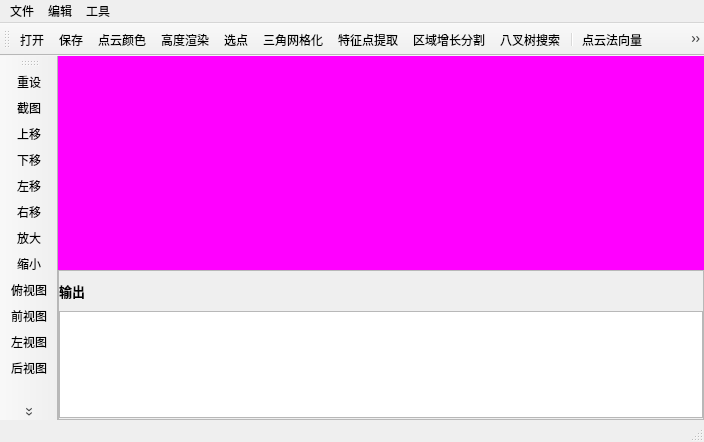
<?xml version="1.0" encoding="UTF-8"?>
<ui version="4.0">
 <class>PointCloudVisionClass</class>
 <widget class="QMainWindow" name="PointCloudVisionClass">
  <property name="geometry">
   <rect>
    <x>0</x>
    <y>0</y>
    <width>704</width>
    <height>442</height>
   </rect>
  </property>
  <property name="maximumSize">
   <size>
    <width>16777215</width>
    <height>16777215</height>
   </size>
  </property>
  <property name="windowTitle">
   <string>点云处理工具</string>
  </property>
  <property name="windowIcon">
   <iconset>
    <normaloff>C:/Users/86183/.designer/backup/image/window.png</normaloff>C:/Users/86183/.designer/backup/image/window.png</iconset>
  </property>
  <widget class="QWidget" name="centralWidget">
   <layout class="QVBoxLayout" name="verticalLayout_2">
    <property name="spacing">
     <number>0</number>
    </property>
    <property name="leftMargin">
     <number>0</number>
    </property>
    <property name="topMargin">
     <number>0</number>
    </property>
    <property name="rightMargin">
     <number>0</number>
    </property>
    <property name="bottomMargin">
     <number>0</number>
    </property>
    <item>
     <layout class="QVBoxLayout" name="verticalLayout">
      <property name="spacing">
       <number>0</number>
      </property>
      <property name="sizeConstraint">
       <enum>QLayout::SetFixedSize</enum>
      </property>
      <item>
       <widget class="QVTKWidget" name="qvtkWidget" native="true">
        <property name="sizePolicy">
         <sizepolicy hsizetype="Preferred" vsizetype="Preferred">
          <horstretch>0</horstretch>
          <verstretch>10</verstretch>
         </sizepolicy>
        </property>
        <property name="styleSheet">
         <string notr="true">color: rgb(255, 0, 255);
background-color: rgb(255, 0, 255);</string>
        </property>
       </widget>
      </item>
      <item>
       <widget class="QFrame" name="frame">
        <property name="sizePolicy">
         <sizepolicy hsizetype="Preferred" vsizetype="Preferred">
          <horstretch>0</horstretch>
          <verstretch>7</verstretch>
         </sizepolicy>
        </property>
        <property name="maximumSize">
         <size>
          <width>16777215</width>
          <height>16777215</height>
         </size>
        </property>
        <property name="frameShape">
         <enum>QFrame::StyledPanel</enum>
        </property>
        <property name="frameShadow">
         <enum>QFrame::Raised</enum>
        </property>
        <layout class="QVBoxLayout" name="verticalLayout_3">
         <property name="spacing">
          <number>0</number>
         </property>
         <property name="leftMargin">
          <number>0</number>
         </property>
         <property name="topMargin">
          <number>0</number>
         </property>
         <property name="rightMargin">
          <number>0</number>
         </property>
         <property name="bottomMargin">
          <number>0</number>
         </property>
         <item>
          <widget class="QLabel" name="label">
           <property name="sizePolicy">
            <sizepolicy hsizetype="Preferred" vsizetype="Preferred">
             <horstretch>0</horstretch>
             <verstretch>2</verstretch>
            </sizepolicy>
           </property>
           <property name="maximumSize">
            <size>
             <width>16777215</width>
             <height>40</height>
            </size>
           </property>
           <property name="font">
            <font>
             <pointsize>10</pointsize>
             <weight>75</weight>
             <bold>true</bold>
            </font>
           </property>
           <property name="statusTip">
            <string>输出栏</string>
           </property>
           <property name="text">
            <string>输出</string>
           </property>
           <property name="textInteractionFlags">
            <set>Qt::NoTextInteraction</set>
           </property>
          </widget>
         </item>
         <item>
          <widget class="QTextBrowser" name="textBrowser">
           <property name="sizePolicy">
            <sizepolicy hsizetype="Expanding" vsizetype="Expanding">
             <horstretch>0</horstretch>
             <verstretch>5</verstretch>
            </sizepolicy>
           </property>
           <property name="maximumSize">
            <size>
             <width>16777215</width>
             <height>107</height>
            </size>
           </property>
           <property name="autoFillBackground">
            <bool>true</bool>
           </property>
          </widget>
         </item>
        </layout>
       </widget>
      </item>
     </layout>
    </item>
   </layout>
  </widget>
  <widget class="QMenuBar" name="menuBar">
   <property name="geometry">
    <rect>
     <x>0</x>
     <y>0</y>
     <width>704</width>
     <height>30</height>
    </rect>
   </property>
   <widget class="QMenu" name="menu">
    <property name="title">
     <string>文件</string>
    </property>
    <addaction name="action_open"/>
    <addaction name="action_preserve"/>
   </widget>
   <widget class="QMenu" name="menu_2">
    <property name="title">
     <string>编辑</string>
    </property>
    <widget class="QMenu" name="menu_3">
     <property name="title">
      <string>颜色</string>
     </property>
     <addaction name="action_setColor"/>
     <addaction name="action_heightRamp"/>
    </widget>
    <addaction name="menu_3"/>
   </widget>
   <widget class="QMenu" name="menu_4">
    <property name="title">
     <string>工具</string>
    </property>
    <widget class="QMenu" name="menu_5">
     <property name="title">
      <string>滤波</string>
     </property>
     <addaction name="action_3"/>
     <addaction name="action_4"/>
     <addaction name="action_5"/>
     <addaction name="action_6"/>
     <addaction name="action_7"/>
    </widget>
    <widget class="QMenu" name="menu_6">
     <property name="title">
      <string>点云配准</string>
     </property>
     <addaction name="action_pca_icp"/>
     <addaction name="action_scale_icp"/>
    </widget>
    <addaction name="action_pickPoints"/>
    <addaction name="action_triangle"/>
    <addaction name="action_feature"/>
    <addaction name="action_grow"/>
    <addaction name="menu_6"/>
    <addaction name="menu_5"/>
    <addaction name="action_octree"/>
   </widget>
   <addaction name="menu"/>
   <addaction name="menu_2"/>
   <addaction name="menu_4"/>
  </widget>
  <widget class="QToolBar" name="mainToolBar">
   <property name="iconSize">
    <size>
     <width>30</width>
     <height>30</height>
    </size>
   </property>
   <attribute name="toolBarArea">
    <enum>TopToolBarArea</enum>
   </attribute>
   <attribute name="toolBarBreak">
    <bool>false</bool>
   </attribute>
   <addaction name="action_open"/>
   <addaction name="action_preserve"/>
   <addaction name="action_setColor"/>
   <addaction name="action_heightRamp"/>
   <addaction name="action_pickPoints"/>
   <addaction name="action_triangle"/>
   <addaction name="action_feature"/>
   <addaction name="action_grow"/>
   <addaction name="action_octree"/>
   <addaction name="separator"/>
   <addaction name="action_cloud_normal_vector_2"/>
   <addaction name="action_myoctree1"/>
   <addaction name="action_normal_vector_library_version"/>
   <addaction name="action_segmentation"/>
   <addaction name="action_filter"/>
  </widget>
  <widget class="QStatusBar" name="statusBar"/>
  <widget class="QToolBar" name="toolBar">
   <property name="windowTitle">
    <string>toolBar</string>
   </property>
   <property name="iconSize">
    <size>
     <width>30</width>
     <height>30</height>
    </size>
   </property>
   <attribute name="toolBarArea">
    <enum>LeftToolBarArea</enum>
   </attribute>
   <attribute name="toolBarBreak">
    <bool>false</bool>
   </attribute>
   <addaction name="action_reset"/>
   <addaction name="action_screenshot"/>
   <addaction name="action_topMove"/>
   <addaction name="action_bottomMove"/>
   <addaction name="action_leftMove"/>
   <addaction name="action_rightMove"/>
   <addaction name="action_magnify"/>
   <addaction name="action_shrink"/>
   <addaction name="action_up"/>
   <addaction name="action_front"/>
   <addaction name="action_left"/>
   <addaction name="action_back"/>
   <addaction name="action_right"/>
   <addaction name="action_bottom"/>
   <addaction name="action_frontIso"/>
   <addaction name="action_backIso"/>
  </widget>
  <action name="action_up">
   <property name="icon">
    <iconset resource="PointCloudVision.qrc">
     <normaloff>:/PointCloudVision/image/up.png</normaloff>:/PointCloudVision/image/up.png</iconset>
   </property>
   <property name="text">
    <string>俯视图</string>
   </property>
  </action>
  <action name="action_front">
   <property name="icon">
    <iconset resource="PointCloudVision.qrc">
     <normaloff>:/PointCloudVision/image/front.png</normaloff>:/PointCloudVision/image/front.png</iconset>
   </property>
   <property name="text">
    <string>前视图</string>
   </property>
   <property name="font">
    <font/>
   </property>
  </action>
  <action name="action_left">
   <property name="icon">
    <iconset resource="PointCloudVision.qrc">
     <normaloff>:/PointCloudVision/image/left.png</normaloff>:/PointCloudVision/image/left.png</iconset>
   </property>
   <property name="text">
    <string>左视图</string>
   </property>
   <property name="toolTip">
    <string>左视图</string>
   </property>
  </action>
  <action name="action_back">
   <property name="icon">
    <iconset resource="PointCloudVision.qrc">
     <normaloff>:/PointCloudVision/image/back.png</normaloff>:/PointCloudVision/image/back.png</iconset>
   </property>
   <property name="text">
    <string>后视图</string>
   </property>
  </action>
  <action name="action_right">
   <property name="icon">
    <iconset resource="PointCloudVision.qrc">
     <normaloff>:/PointCloudVision/image/right.png</normaloff>:/PointCloudVision/image/right.png</iconset>
   </property>
   <property name="text">
    <string>右视图</string>
   </property>
  </action>
  <action name="action_bottom">
   <property name="icon">
    <iconset resource="PointCloudVision.qrc">
     <normaloff>:/PointCloudVision/image/bottom.png</normaloff>:/PointCloudVision/image/bottom.png</iconset>
   </property>
   <property name="text">
    <string>底视图</string>
   </property>
  </action>
  <action name="action_open">
   <property name="icon">
    <iconset resource="PointCloudVision.qrc">
     <normaloff>:/PointCloudVision/image/open.png</normaloff>:/PointCloudVision/image/open.png</iconset>
   </property>
   <property name="text">
    <string>打开</string>
   </property>
   <property name="shortcut">
    <string>Ctrl+O</string>
   </property>
  </action>
  <action name="action_heightRamp">
   <property name="icon">
    <iconset resource="PointCloudVision.qrc">
     <normaloff>:/PointCloudVision/image/heightRamp.png</normaloff>:/PointCloudVision/image/heightRamp.png</iconset>
   </property>
   <property name="text">
    <string>高度渲染</string>
   </property>
  </action>
  <action name="action_pickPoints">
   <property name="icon">
    <iconset resource="PointCloudVision.qrc">
     <normaloff>:/PointCloudVision/image/pickPoints.png</normaloff>:/PointCloudVision/image/pickPoints.png</iconset>
   </property>
   <property name="text">
    <string>选点</string>
   </property>
  </action>
  <action name="action_frontIso">
   <property name="icon">
    <iconset resource="PointCloudVision.qrc">
     <normaloff>:/PointCloudVision/image/frontIso.png</normaloff>:/PointCloudVision/image/frontIso.png</iconset>
   </property>
   <property name="text">
    <string>前轴测</string>
   </property>
  </action>
  <action name="action_backIso">
   <property name="icon">
    <iconset resource="PointCloudVision.qrc">
     <normaloff>:/PointCloudVision/image/backIso.png</normaloff>:/PointCloudVision/image/backIso.png</iconset>
   </property>
   <property name="text">
    <string>后轴测</string>
   </property>
  </action>
  <action name="action_reset">
   <property name="icon">
    <iconset resource="PointCloudVision.qrc">
     <normaloff>:/PointCloudVision/image/reset.png</normaloff>:/PointCloudVision/image/reset.png</iconset>
   </property>
   <property name="text">
    <string>重设</string>
   </property>
  </action>
  <action name="action_setColor">
   <property name="icon">
    <iconset resource="PointCloudVision.qrc">
     <normaloff>:/PointCloudVision/image/color.png</normaloff>:/PointCloudVision/image/color.png</iconset>
   </property>
   <property name="text">
    <string>点云颜色</string>
   </property>
  </action>
  <action name="action_triangle">
   <property name="icon">
    <iconset resource="PointCloudVision.qrc">
     <normaloff>:/PointCloudVision/image/triangMeshing.png</normaloff>:/PointCloudVision/image/triangMeshing.png</iconset>
   </property>
   <property name="text">
    <string>三角网格化</string>
   </property>
  </action>
  <action name="action_feature">
   <property name="icon">
    <iconset resource="PointCloudVision.qrc">
     <normaloff>:/PointCloudVision/image/featurePoint.png</normaloff>:/PointCloudVision/image/featurePoint.png</iconset>
   </property>
   <property name="text">
    <string>特征点提取</string>
   </property>
  </action>
  <action name="action_grow">
   <property name="icon">
    <iconset resource="PointCloudVision.qrc">
     <normaloff>:/PointCloudVision/image/RegGroSeg.png</normaloff>:/PointCloudVision/image/RegGroSeg.png</iconset>
   </property>
   <property name="text">
    <string>区域增长分割</string>
   </property>
  </action>
  <action name="action_scale__icp">
   <property name="text">
    <string>scale_ICP</string>
   </property>
  </action>
  <action name="action_3">
   <property name="icon">
    <iconset resource="PointCloudVision.qrc">
     <normaloff>:/PointCloudVision/image/Voxel.png</normaloff>:/PointCloudVision/image/Voxel.png</iconset>
   </property>
   <property name="text">
    <string>体素滤波</string>
   </property>
  </action>
  <action name="action_4">
   <property name="icon">
    <iconset resource="PointCloudVision.qrc">
     <normaloff>:/PointCloudVision/image/pass-through.png</normaloff>:/PointCloudVision/image/pass-through.png</iconset>
   </property>
   <property name="text">
    <string>直通滤波</string>
   </property>
  </action>
  <action name="action_5">
   <property name="icon">
    <iconset resource="PointCloudVision.qrc">
     <normaloff>:/PointCloudVision/image/statistics.png</normaloff>:/PointCloudVision/image/statistics.png</iconset>
   </property>
   <property name="text">
    <string>统计滤波</string>
   </property>
  </action>
  <action name="action_6">
   <property name="icon">
    <iconset resource="PointCloudVision.qrc">
     <normaloff>:/PointCloudVision/image/uniformSampling.png</normaloff>:/PointCloudVision/image/uniformSampling.png</iconset>
   </property>
   <property name="text">
    <string>均匀采样滤波</string>
   </property>
  </action>
  <action name="action_7">
   <property name="icon">
    <iconset resource="PointCloudVision.qrc">
     <normaloff>:/PointCloudVision/image/radius.png</normaloff>:/PointCloudVision/image/radius.png</iconset>
   </property>
   <property name="text">
    <string>半径滤波</string>
   </property>
  </action>
  <action name="action_octree">
   <property name="icon">
    <iconset resource="PointCloudVision.qrc">
     <normaloff>:/PointCloudVision/image/octopustree.png</normaloff>:/PointCloudVision/image/octopustree.png</iconset>
   </property>
   <property name="text">
    <string>八叉树搜索</string>
   </property>
  </action>
  <action name="action_pca_icp">
   <property name="text">
    <string>PCA_ICP</string>
   </property>
  </action>
  <action name="action_scale_icp">
   <property name="text">
    <string>Scale_ICP</string>
   </property>
  </action>
  <action name="action_preserve">
   <property name="icon">
    <iconset resource="PointCloudVision.qrc">
     <normaloff>:/PointCloudVision/image/preserve.png</normaloff>:/PointCloudVision/image/preserve.png</iconset>
   </property>
   <property name="text">
    <string>保存</string>
   </property>
   <property name="toolTip">
    <string>保存文件</string>
   </property>
  </action>
  <action name="action_magnify">
   <property name="icon">
    <iconset resource="PointCloudVision.qrc">
     <normaloff>:/PointCloudVision/image/add (2).png</normaloff>:/PointCloudVision/image/add (2).png</iconset>
   </property>
   <property name="text">
    <string>放大</string>
   </property>
   <property name="toolTip">
    <string>放大</string>
   </property>
  </action>
  <action name="action_shrink">
   <property name="icon">
    <iconset resource="PointCloudVision.qrc">
     <normaloff>:/PointCloudVision/image/shrink (2).png</normaloff>:/PointCloudVision/image/shrink (2).png</iconset>
   </property>
   <property name="text">
    <string>缩小</string>
   </property>
   <property name="toolTip">
    <string>缩小</string>
   </property>
  </action>
  <action name="action_screenshot">
   <property name="icon">
    <iconset resource="PointCloudVision.qrc">
     <normaloff>:/PointCloudVision/image/screenshot.png</normaloff>:/PointCloudVision/image/screenshot.png</iconset>
   </property>
   <property name="text">
    <string>截图</string>
   </property>
   <property name="toolTip">
    <string>截图</string>
   </property>
  </action>
  <action name="action_topMove">
   <property name="checkable">
    <bool>true</bool>
   </property>
   <property name="icon">
    <iconset resource="PointCloudVision.qrc">
     <normaloff>:/PointCloudVision/image/topArrow.png</normaloff>:/PointCloudVision/image/topArrow.png</iconset>
   </property>
   <property name="text">
    <string>上移</string>
   </property>
   <property name="toolTip">
    <string>上移</string>
   </property>
  </action>
  <action name="action_bottomMove">
   <property name="checkable">
    <bool>true</bool>
   </property>
   <property name="icon">
    <iconset resource="PointCloudVision.qrc">
     <normaloff>:/PointCloudVision/image/bottomArrow.png</normaloff>:/PointCloudVision/image/bottomArrow.png</iconset>
   </property>
   <property name="text">
    <string>下移</string>
   </property>
   <property name="toolTip">
    <string>下移</string>
   </property>
  </action>
  <action name="action_leftMove">
   <property name="checkable">
    <bool>true</bool>
   </property>
   <property name="icon">
    <iconset resource="PointCloudVision.qrc">
     <normaloff>:/PointCloudVision/image/leftArrow.png</normaloff>:/PointCloudVision/image/leftArrow.png</iconset>
   </property>
   <property name="text">
    <string>左移</string>
   </property>
   <property name="toolTip">
    <string>左移</string>
   </property>
  </action>
  <action name="action_rightMove">
   <property name="checkable">
    <bool>true</bool>
   </property>
   <property name="icon">
    <iconset resource="PointCloudVision.qrc">
     <normaloff>:/PointCloudVision/image/rightArrow.png</normaloff>:/PointCloudVision/image/rightArrow.png</iconset>
   </property>
   <property name="text">
    <string>右移</string>
   </property>
   <property name="toolTip">
    <string>右移</string>
   </property>
  </action>
  <action name="action_cloud_normal_vector_2">
   <property name="checkable">
    <bool>true</bool>
   </property>
   <property name="checked">
    <bool>false</bool>
   </property>
   <property name="icon">
    <iconset resource="PointCloudVision.qrc">
     <normaloff>:/PointCloudVision/image/xiangliang.png</normaloff>:/PointCloudVision/image/xiangliang.png</iconset>
   </property>
   <property name="text">
    <string>点云法向量</string>
   </property>
   <property name="toolTip">
    <string>点云法向量</string>
   </property>
  </action>
  <action name="action_myoctree1">
   <property name="checkable">
    <bool>true</bool>
   </property>
   <property name="icon">
    <iconset resource="PointCloudVision.qrc">
     <normaloff>:/PointCloudVision/image/treeLike.png</normaloff>:/PointCloudVision/image/treeLike.png</iconset>
   </property>
   <property name="text">
    <string>八叉树1.0</string>
   </property>
  </action>
  <action name="action_normal_vector_library_version">
   <property name="checkable">
    <bool>true</bool>
   </property>
   <property name="icon">
    <iconset resource="PointCloudVision.qrc">
     <normaloff>:/PointCloudVision/image/normalvector.png</normaloff>:/PointCloudVision/image/normalvector.png</iconset>
   </property>
   <property name="text">
    <string>normal vector library version</string>
   </property>
  </action>
  <action name="action_segmentation">
   <property name="checkable">
    <bool>true</bool>
   </property>
   <property name="icon">
    <iconset resource="PointCloudVision.qrc">
     <normaloff>:/PointCloudVision/image/segmentation.png</normaloff>:/PointCloudVision/image/segmentation.png</iconset>
   </property>
   <property name="text">
    <string>segmentation</string>
   </property>
  </action>
  <action name="action_filter">
   <property name="checkable">
    <bool>true</bool>
   </property>
   <property name="icon">
    <iconset resource="PointCloudVision.qrc">
     <normaloff>:/PointCloudVision/image/Voxel.png</normaloff>:/PointCloudVision/image/Voxel.png</iconset>
   </property>
   <property name="text">
    <string>filter</string>
   </property>
  </action>
 </widget>
 <layoutdefault spacing="6" margin="11"/>
 <customwidgets>
  <customwidget>
   <class>QVTKWidget</class>
   <extends>QWidget</extends>
   <header>QVTKWidget.h</header>
  </customwidget>
 </customwidgets>
 <resources>
  <include location="PointCloudVision.qrc"/>
 </resources>
 <connections/>
</ui>
